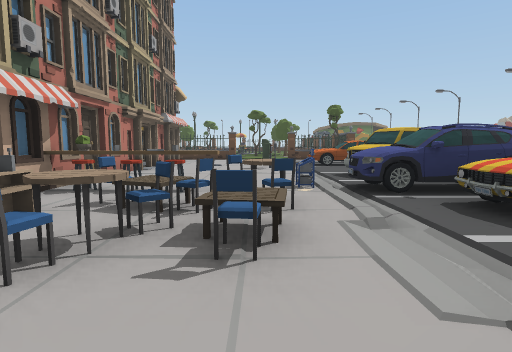
view 1 (above)

24 first-person views from a walk through a Unity game level. The camera is 1.3 m above the floor, tilts 6° down and sees 80° across. The floor is counted in squares, 2 m on a side. Each view is taken from the middle of a square. On the plan, view 1 faces up. The plan holds only what a view shows up to about 10 squares ahead; the rest is blank. The place goes on beyond the plan. The player is left out. Some surface patterns are stand-ins.

view 2
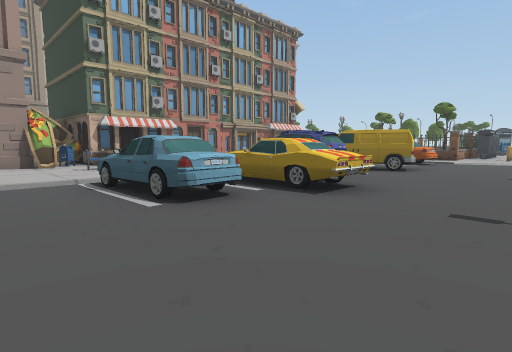

view 3
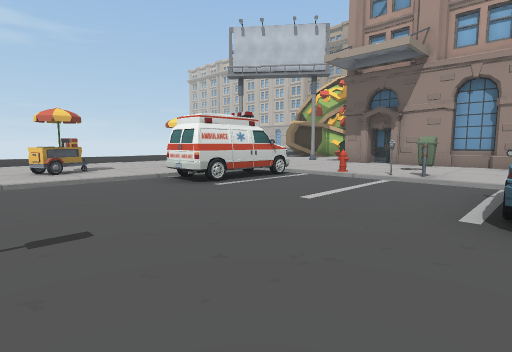

view 4
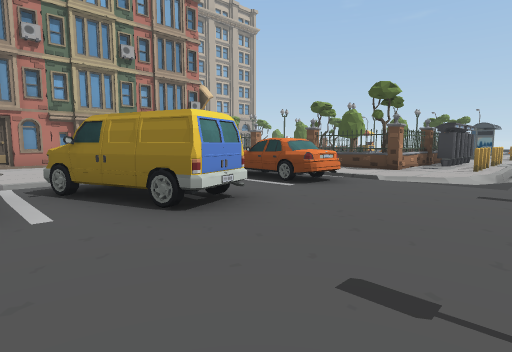

view 5
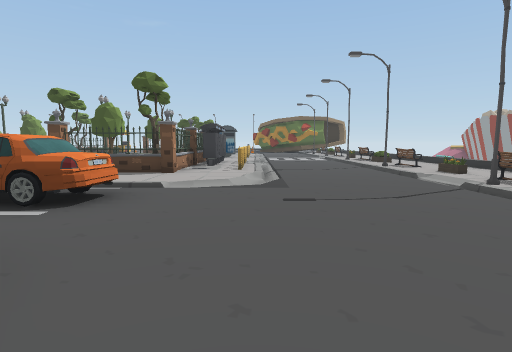

view 6
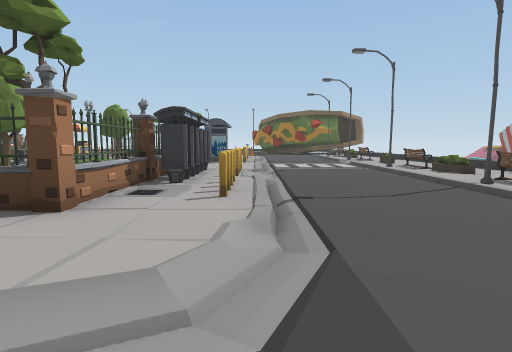

view 7
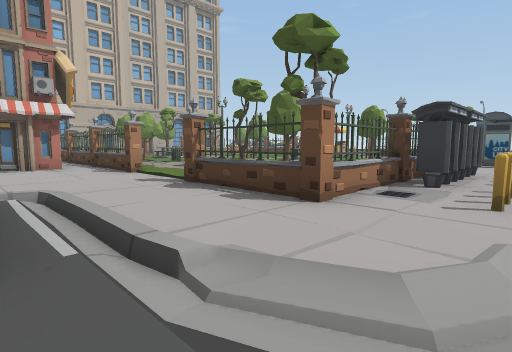

view 8
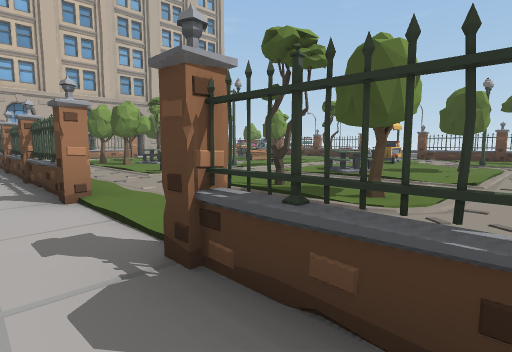

view 9
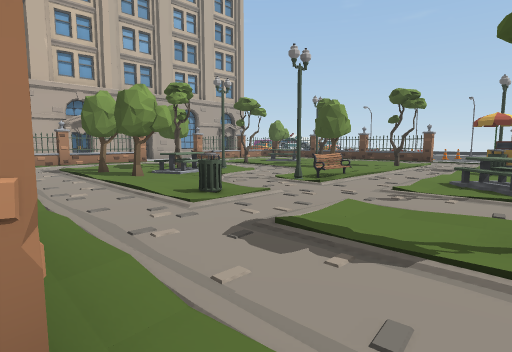

view 10
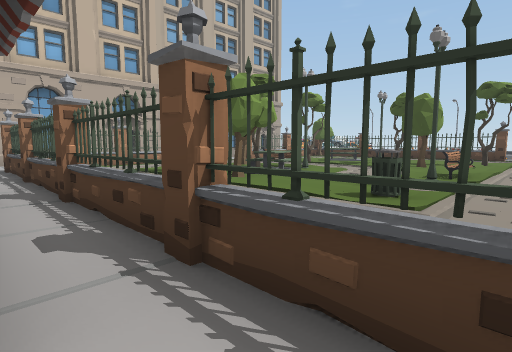

view 11
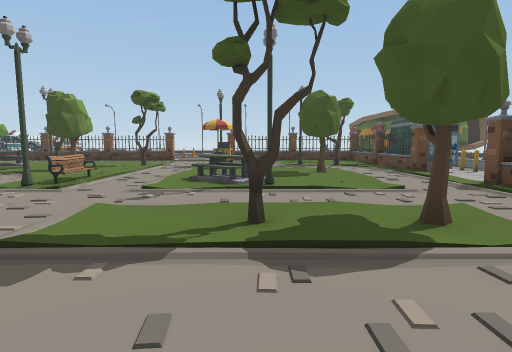

view 12
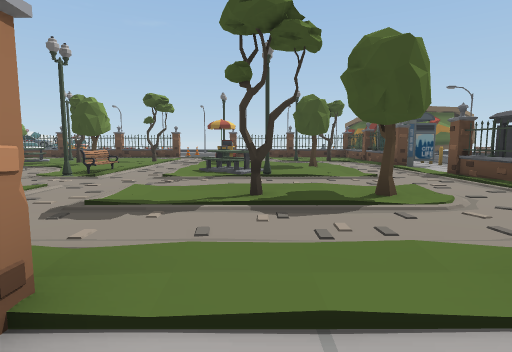

view 13
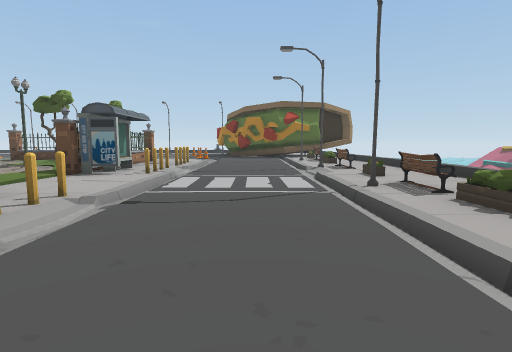

view 14
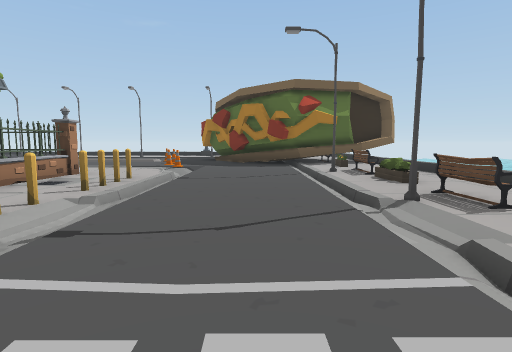

view 15
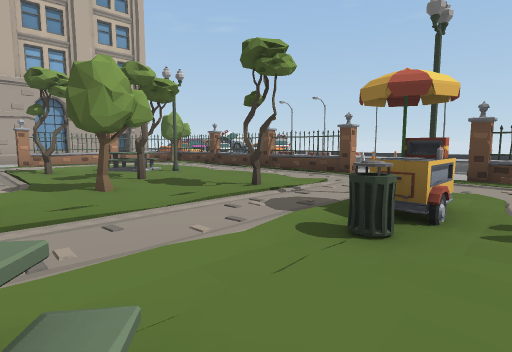

view 16
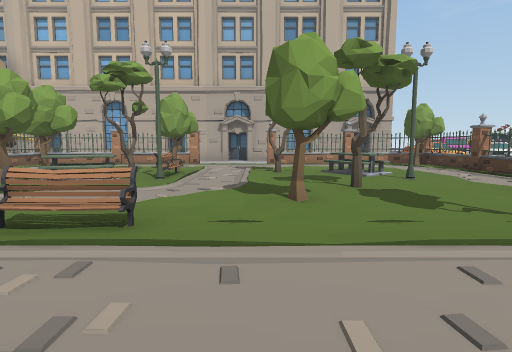

view 17
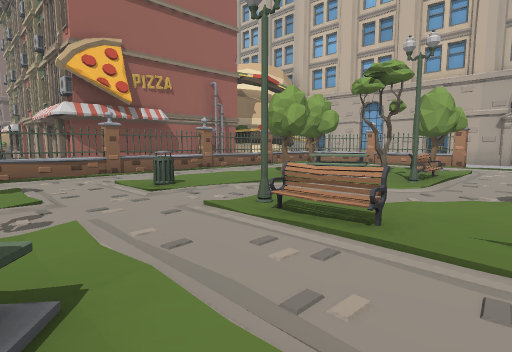

view 18
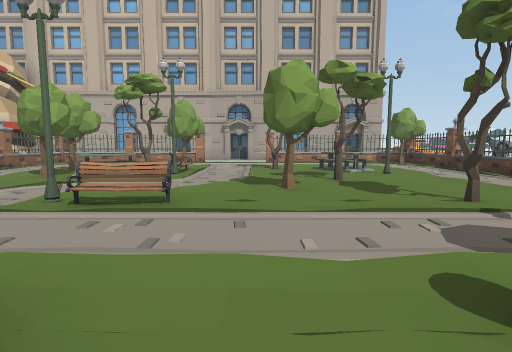

view 19
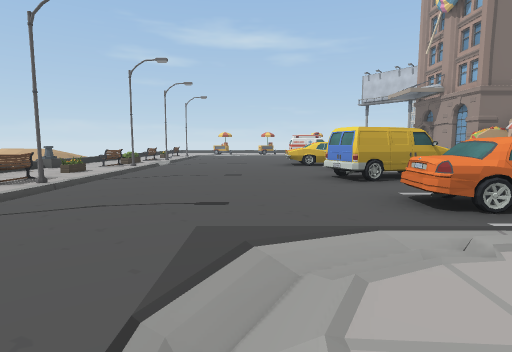

view 20
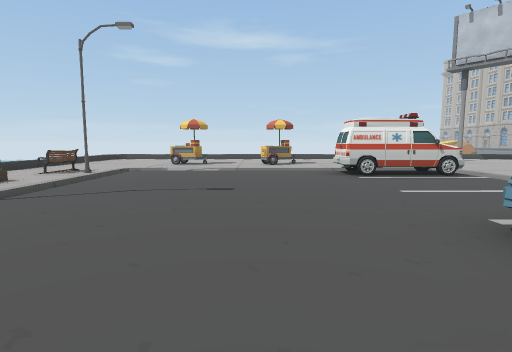

view 21
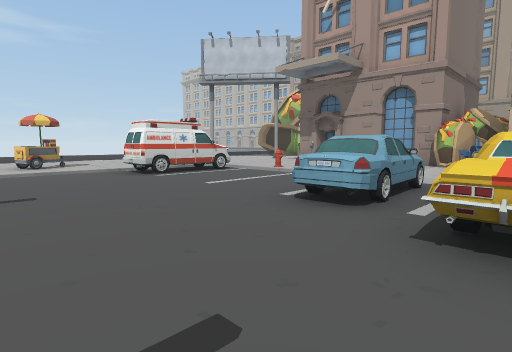

view 22
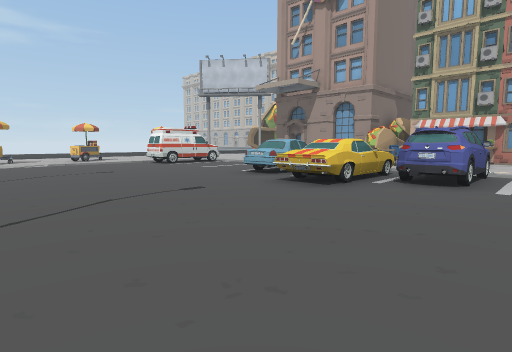

view 23
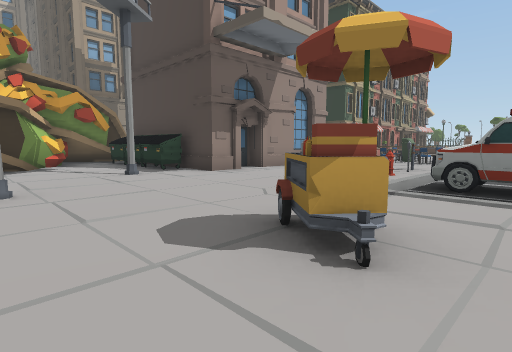

view 24
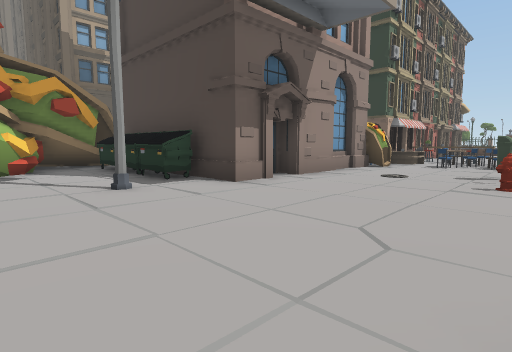

### Floor plan
Key: @ floor where view 1 was taken; # wall or solid block; . main floor; : floor 0.25 m higher than the main floor; - floor 0.25 m lower than the main floor; + floor 0.75 m higher than the main floor; / step, stairs or slope; = window, fence, low wall or low ledge; C car; A van; H chair; P phone; L pole; F fence; T tree; B bench; N planter; O other object.
Columns run from 14 left of view 1 to 10 right of it. Each row starts with its distance up from view 1.
 29           O      .....###
 28           O      ///O../O
 27          #O       ..-../
 26    F    OO.F      F./../B
 25    T#FF#F=:F:F   .#  ../N
 24    =............ O= L../N
 23    F........ #..T.F  ../B
 22    =.: OT.TT.O...:O  ../B
 21    F.:   T.:.O....#OL../
 20    ..:T:...:...T:.F  ../O
 19 #   /......:.O. :./  ../B
 18 #  F.TBB...B.OO...F  ../B
 17    =.:.T+.....  ..#PL../N
 16    F.:TTTO.O..:TT.FP.../
 15    F..::.::O..T:..#P.../B
 14    =:........../.:T.L../
 13    F=FF#F#FF=F//F#F./../N
 12       OOOOOO......../../
 11       OO   O ...  ///../B
 10            O    CCC..../
  9          OOO    .CC..../
  8            O    ......./B
  7            #    AAA..../B
  6            #    AA...../
  5            #   CCC...../N
  4            OOOH CCC..../B
  3          OOOHHH .CCC.../B
  2         OOOO HH ......./
  1         OOOO O  CCC..../
  0            O  @ ......./
 -1            #    ......./
 -2            #    ......./O
 -3            #    C....../
 -4            O    CCC..../B
 -5      OOOOOO  ...       /.
 -6     OO#      ...       ..
 -7       ##     ...O  OO O..
 -8        ##      .
 -9        OO        .

Positions as (right, up) in squares from view 1, and headings:
1: (0, 0), facing up
2: (7, -1), facing up-left
3: (7, 1), facing down-left
4: (7, 5), facing up-left
5: (6, 6), facing up
6: (6, 10), facing up
7: (6, 10), facing up-left
8: (3, 12), facing up-left
9: (0, 13), facing up-left
10: (-2, 12), facing up-left
11: (0, 13), facing up
12: (0, 12), facing up
13: (8, 14), facing up
14: (8, 19), facing up
15: (0, 19), facing up-left
16: (-1, 20), facing left
17: (-1, 20), facing down-left
18: (0, 20), facing left
19: (6, 13), facing down
20: (6, 3), facing down
21: (7, 3), facing down-left
22: (9, 6), facing down-left
23: (3, -9), facing up-left
24: (1, -8), facing up-left
